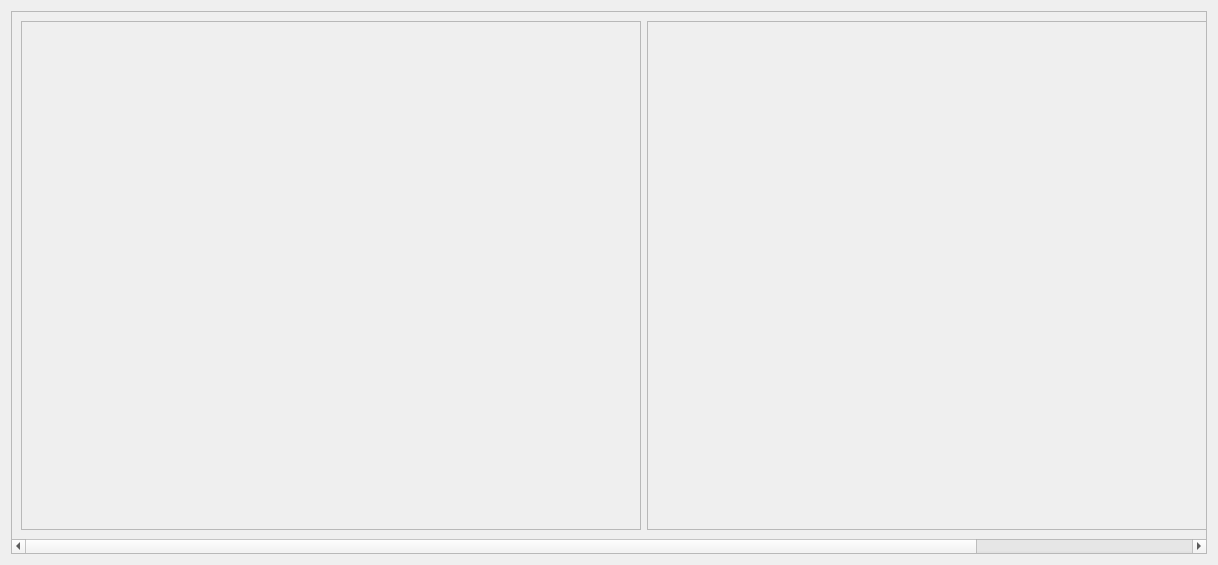
<?xml version="1.0" encoding="UTF-8"?>
<ui version="4.0">
 <class>ClassicCrusadeWindow</class>
 <widget class="QWidget" name="ClassicCrusadeWindow">
  <property name="geometry">
   <rect>
    <x>0</x>
    <y>0</y>
    <width>1218</width>
    <height>565</height>
   </rect>
  </property>
  <property name="windowTitle">
   <string>Form</string>
  </property>
  <layout class="QVBoxLayout" name="verticalLayout">
   <item>
    <widget class="QScrollArea" name="scrollArea">
     <property name="sizePolicy">
      <sizepolicy hsizetype="Expanding" vsizetype="Expanding">
       <horstretch>0</horstretch>
       <verstretch>0</verstretch>
      </sizepolicy>
     </property>
     <property name="minimumSize">
      <size>
       <width>0</width>
       <height>0</height>
      </size>
     </property>
     <property name="widgetResizable">
      <bool>true</bool>
     </property>
     <widget class="QWidget" name="scrollAreaWidgetContents_3">
      <property name="geometry">
       <rect>
        <x>0</x>
        <y>0</y>
        <width>1464</width>
        <height>528</height>
       </rect>
      </property>
      <layout class="QHBoxLayout" name="horizontalLayout_2">
       <item>
        <widget class="QScrollArea" name="scrollAreaOrderOfBattle">
         <property name="sizePolicy">
          <sizepolicy hsizetype="Fixed" vsizetype="Preferred">
           <horstretch>0</horstretch>
           <verstretch>0</verstretch>
          </sizepolicy>
         </property>
         <property name="minimumSize">
          <size>
           <width>620</width>
           <height>0</height>
          </size>
         </property>
         <property name="widgetResizable">
          <bool>true</bool>
         </property>
         <widget class="QWidget" name="scrollAreaWidgetContents_2">
          <property name="geometry">
           <rect>
            <x>0</x>
            <y>0</y>
            <width>618</width>
            <height>508</height>
           </rect>
          </property>
         </widget>
        </widget>
       </item>
       <item>
        <widget class="QScrollArea" name="scrollAreaUnitCard">
         <property name="sizePolicy">
          <sizepolicy hsizetype="Preferred" vsizetype="Preferred">
           <horstretch>0</horstretch>
           <verstretch>0</verstretch>
          </sizepolicy>
         </property>
         <property name="minimumSize">
          <size>
           <width>820</width>
           <height>0</height>
          </size>
         </property>
         <property name="widgetResizable">
          <bool>true</bool>
         </property>
         <widget class="QWidget" name="scrollAreaWidgetContents">
          <property name="geometry">
           <rect>
            <x>0</x>
            <y>0</y>
            <width>818</width>
            <height>508</height>
           </rect>
          </property>
         </widget>
        </widget>
       </item>
      </layout>
     </widget>
    </widget>
   </item>
  </layout>
 </widget>
 <resources/>
 <connections/>
</ui>
